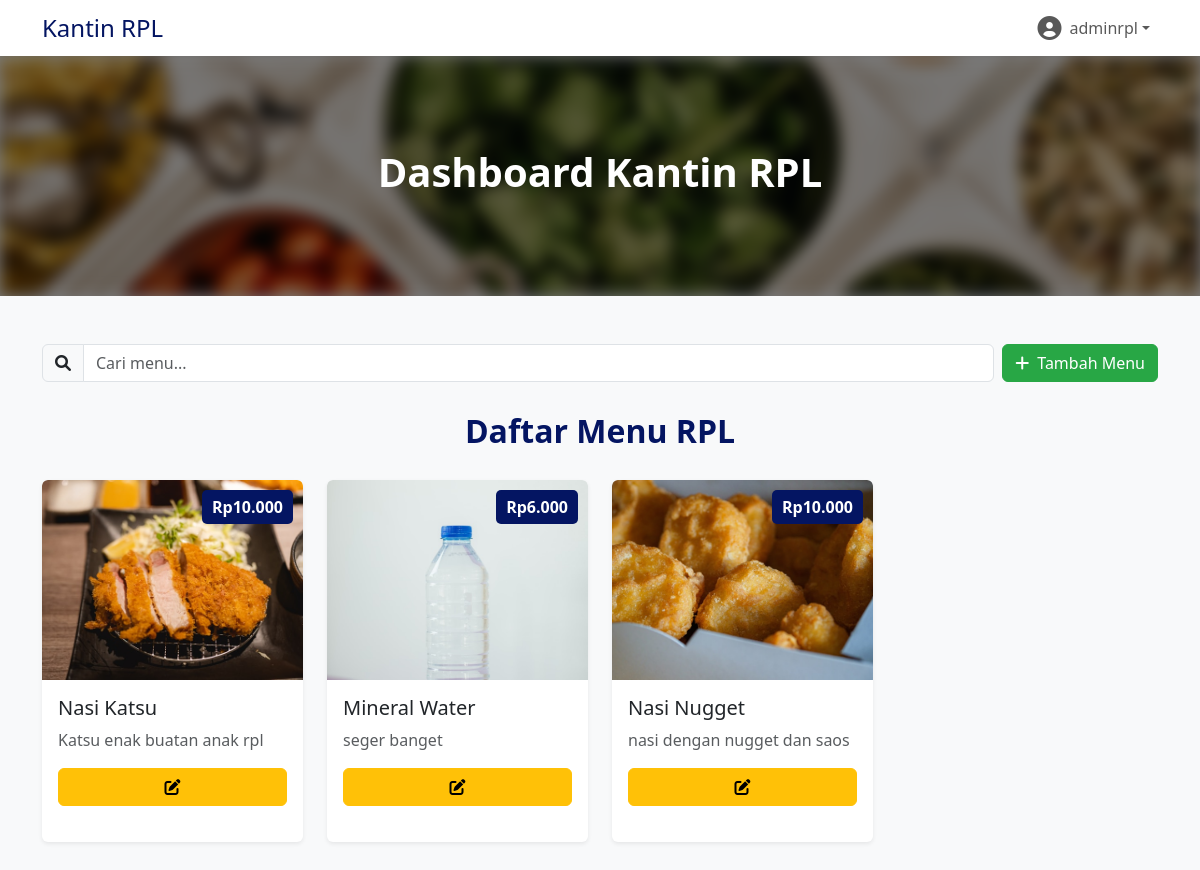
Page /menu.php (signed in) on the committed database.
### tables this page shows
CREATE TABLE `menu` (
  `id` int(11) NOT NULL,
  `jurusan` enum('RPL','AKL','MP','Adnor') NOT NULL,
  `nama_makanan` varchar(100) NOT NULL,
  `deskripsi` text DEFAULT NULL,
  `gambar` varchar(255) DEFAULT NULL,
  `harga` int(11) NOT NULL
);

### menu.php (the view, shortened to what this page needs)
<?php
include 'config/db.php';
$jurusan = $_SESSION['user']['jurusan'];
$username = $_SESSION['user']['username'];
$searchQuery = isset($_GET['search']) ? $conn->real_escape_string($_GET['search']) : '';
$query = $conn->query("SELECT * FROM menu WHERE jurusan = '$jurusan'
                       AND nama_makanan LIKE '%$searchQuery%'");
?>
<!DOCTYPE html>
<html lang="en">
<head>
    <link rel="stylesheet" href="https://cdn.jsdelivr.net/npm/bootstrap@5.3.3/dist/css/bootstrap.min.css">
    <link href="https://cdnjs.cloudflare.com/ajax/libs/font-awesome/6.0.0-beta3/css/all.min.css" rel="stylesheet">
    <link rel="stylesheet" href="https://cdn.jsdelivr.net/npm/sweetalert2@11/dist/sweetalert2.min.css">
</head>
<body class="bg-light">
    <nav class="navbar navbar-expand-lg navbar-light bg-white shadow-sm">
        <div class="container">
            <a class="navbar-brand" href="dashboard.php">
                <h4 class="m-0 text-primary">Kantin <?= htmlspecialchars($jurusan) ?></h4>
            </a>
            <div class="collapse navbar-collapse" id="navbarNav">
                <ul class="navbar-nav ms-auto">
                    <li class="nav-item dropdown">
                        <a class="nav-link dropdown-toggle d-flex align-items-center" href="#" id="navbarDropdown" role="button" data-bs-toggle="dropdown" aria-expanded="false">
                            <i class="fas fa-user-circle me-2 fs-4"></i>
                            <span><?= htmlspecialchars($username) ?></span>
                        </a>
                    </li>
                </ul>
            </div>
        </div>
    </nav>
    <section class="hero">
        <div class="hero-background position-absolute w-100 h-100">
            <img src="img/image.png" alt="Dashboard Kantin" class="hero-img w-100 h-100 object-fit-cover" style="filter: blur(8px);">
            <div class="overlay position-absolute w-100 h-100" style="background: rgba(0, 0, 0, 0.5);"></div>
        </div>
        <div class="hero-text text-center">
            <h1 class="fw-bold">Dashboard Kantin <?= htmlspecialchars($jurusan) ?></h1>
        </div>
    </section>
    <section class="py-5">
        <div class="container">
            <div class="d-flex align-items-center gap-2 mb-3">
                <div class="search-box">
                    <div class="input-group">
                        <span class="input-group-text"><i class="fas fa-search"></i></span>
                        <input type="text" id="searchInput" class="form-control"
                               placeholder="Cari menu..." value="<?= htmlspecialchars($searchQuery) ?>">
                    </div>
                </div>
                <div class="create-btn-container">
                    <button class="btn btn-success" data-bs-toggle="modal" data-bs-target="#createModal">
                        <i class="fas fa-plus me-2"></i>Tambah Menu
                    </button>
                </div>
            </div>
            <h2 class="menu-title">Daftar Menu <?= $jurusan ?></h2>
            <div class="row" id="menuContainer">
                <?php if ($query->num_rows > 0): ?>
                    <?php while ($row = $query->fetch_assoc()): ?>
                        <div class="col-md-4 col-lg-3 mb-4">
                            <div class="card shadow-sm">
                                <img src="<?= $row['gambar'] ?? 'img/default-food.jpg' ?>"
                                     class="card-img-top" alt="<?= htmlspecialchars($row['nama_makanan']) ?>">
                                <div class="price-tag">Rp<?= number_format($row['harga'], 0, ',', '.') ?></div>
                                <div class="card-body">
                                    <h5 class="card-title"><?= htmlspecialchars($row['nama_makanan']) ?></h5>
                                    <p class="card-text text-muted"><?= htmlspecialchars($row['deskripsi'] ?? 'Menu kantin '.$jurusan) ?></p>
                                    <div class="action-buttons">
                                        <button class="btn btn-warning edit-btn"
                                                data-id="<?= $row['id'] ?>"
                                                data-nama="<?= htmlspecialchars($row['nama_makanan']) ?>"
                                                data-harga="<?= $row['harga'] ?>"
                                                data-deskripsi="<?= htmlspecialchars($row['deskripsi']) ?>">
                                            <i class="fas fa-edit"></i>
                                        </button>
                                    </div>
                                </div>
                            </div>
                        </div>
                    <?php endwhile; ?>
                <?php endif; ?>
            </div>
        </div>
    </section>
</body>
</html>

### menu.php (style rules this page uses)
:root { --primary-color: #041562; --secondary-color: #11468F; --accent-color: #DA1212; --light-color: #EEEEEE; }
body { background-color: #f8f9fa; font-family: 'Segoe UI', Tahoma, Geneva, Verdana, sans-serif; }
.hero { position: relative; width: 100%; min-height: 30vh; margin-top: 0px; overflow: hidden; }
.hero-background { position: absolute; top: 0; left: 0; width: 100%; height: 100%; }
.hero-img { width: 100%; height: 100%; object-fit: cover; filter: blur(5px); }
.overlay { position: absolute; top: 0; left: 0; width: 100%; height: 100%; background: rgba(0, 0, 0, 0.5); }
.hero-text { position: absolute; top: 50%; left: 50%; transform: translate(-50%, -50%); color: white; z-index: 2; }
.hero-text h1 { font-weight: bold; color: white; }
.card { transition: transform 0.3s ease, box-shadow 0.3s ease; border: none; position: relative; overflow: hidden; margin-bottom: 20px; height: 100%; background-color: white; box-shadow: 0 5px 15px rgba(0,0,0,0.1); }
.card-img-top { height: 200px; object-fit: cover; width: 100%; }
.price-tag { position: absolute; top: 10px; right: 10px; background-color: var(--primary-color); color: white; padding: 5px 10px; border-radius: 5px; font-weight: bold; }
.menu-title { text-align: center; margin: 30px 0; color: var(--primary-color); font-weight: 700; }
.action-buttons { display: flex; gap: 5px; }
.action-buttons .btn { flex: 1; }
.btn-warning { background-color: #ffc107; border-color: #ffc107; }
.btn-success { background-color: #28a745; border-color: #28a745; }
.search-box { flex-grow: 1; }
.create-btn-container { flex-shrink: 0; }
.navbar { background-color: white; box-shadow: 0 2px 10px rgba(0,0,0,0.1); }
.navbar-brand h4 { color: var(--primary-color) !important; }

### rows in the picture
menu: gambar (picture), harga "10.000", nama_makanan "Nasi Katsu", deskripsi "Katsu enak buatan anak rpl"
menu: gambar (picture), harga "6.000", nama_makanan "Mineral Water", deskripsi "seger banget"
menu: gambar (picture), harga "10.000", nama_makanan "Nasi Nugget", deskripsi "nasi dengan nugget dan saos"

### other values in the picture
$jurusan "RPL"
$username "adminrpl"
